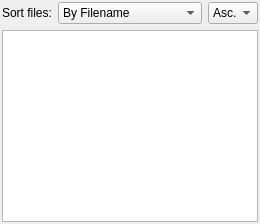
       <widget class="FileExplorerTab" name="tabExplore">
        <property name="focusPolicy">
         <enum>Qt::FocusPolicy::NoFocus</enum>
        </property>
        <attribute name="title">
         <string>Explore</string>
        </attribute>
        <layout class="QVBoxLayout" name="verticalLayout_66">
         <property name="leftMargin">
          <number>2</number>
         </property>
         <property name="topMargin">
          <number>2</number>
         </property>
         <property name="rightMargin">
          <number>2</number>
         </property>
         <property name="bottomMargin">
          <number>2</number>
         </property>
         <item>
          <layout class="QHBoxLayout" name="horizontalLayout_3">
           <property name="topMargin">
            <number>0</number>
           </property>
           <item>
            <widget class="QLabel" name="labelExplorerSort">
             <property name="maximumSize">
              <size>
               <width>50</width>
               <height>16777215</height>
              </size>
             </property>
             <property name="text">
              <string>Sort files:</string>
             </property>
            </widget>
           </item>
           <item>
            <widget class="QComboBox" name="comboBoxExplorerSortType">
             <item>
              <property name="text">
               <string>By Filename</string>
              </property>
             </item>
             <item>
              <property name="text">
               <string>By Timestamp</string>
              </property>
             </item>
            </widget>
           </item>
           <item>
            <widget class="QComboBox" name="comboBoxExplorerSortOrder">
             <property name="maximumSize">
              <size>
               <width>50</width>
               <height>16777215</height>
              </size>
             </property>
             <item>
              <property name="text">
               <string>Asc.</string>
              </property>
             </item>
             <item>
              <property name="text">
               <string>Desc.</string>
              </property>
             </item>
            </widget>
           </item>
          </layout>
         </item>
         <item>
          <widget class="QTreeView" name="exploreView">
           <property name="selectionMode">
            <enum>QAbstractItemView::SelectionMode::ExtendedSelection</enum>
           </property>
           <property name="sortingEnabled">
            <bool>true</bool>
           </property>
           <attribute name="headerVisible">
            <bool>false</bool>
           </attribute>
          </widget>
         </item>
        </layout>
       </widget>
